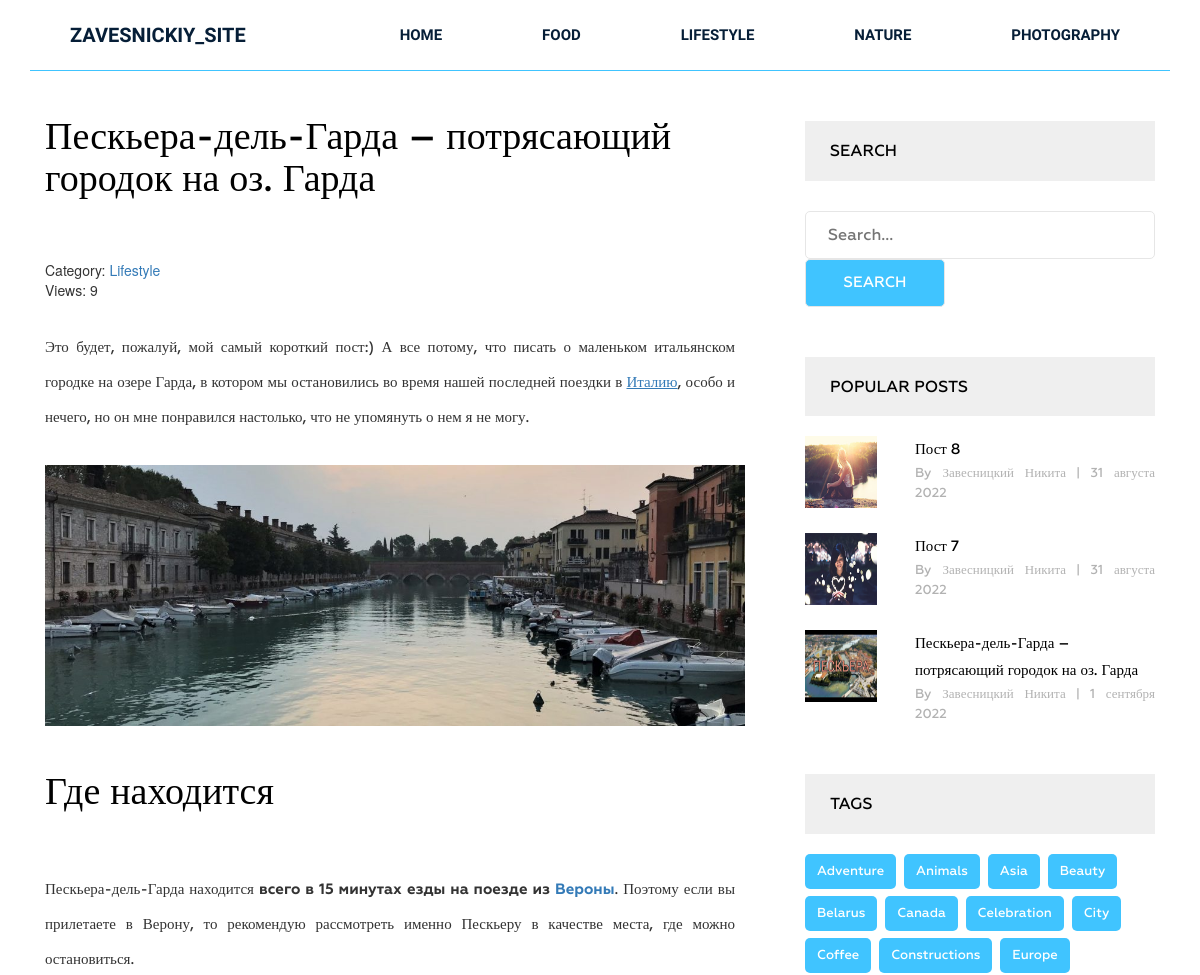
The app's page /post/peskera-del-garda-potryasayushij-gorodok-na-oz-garda/ (upper part), older data.
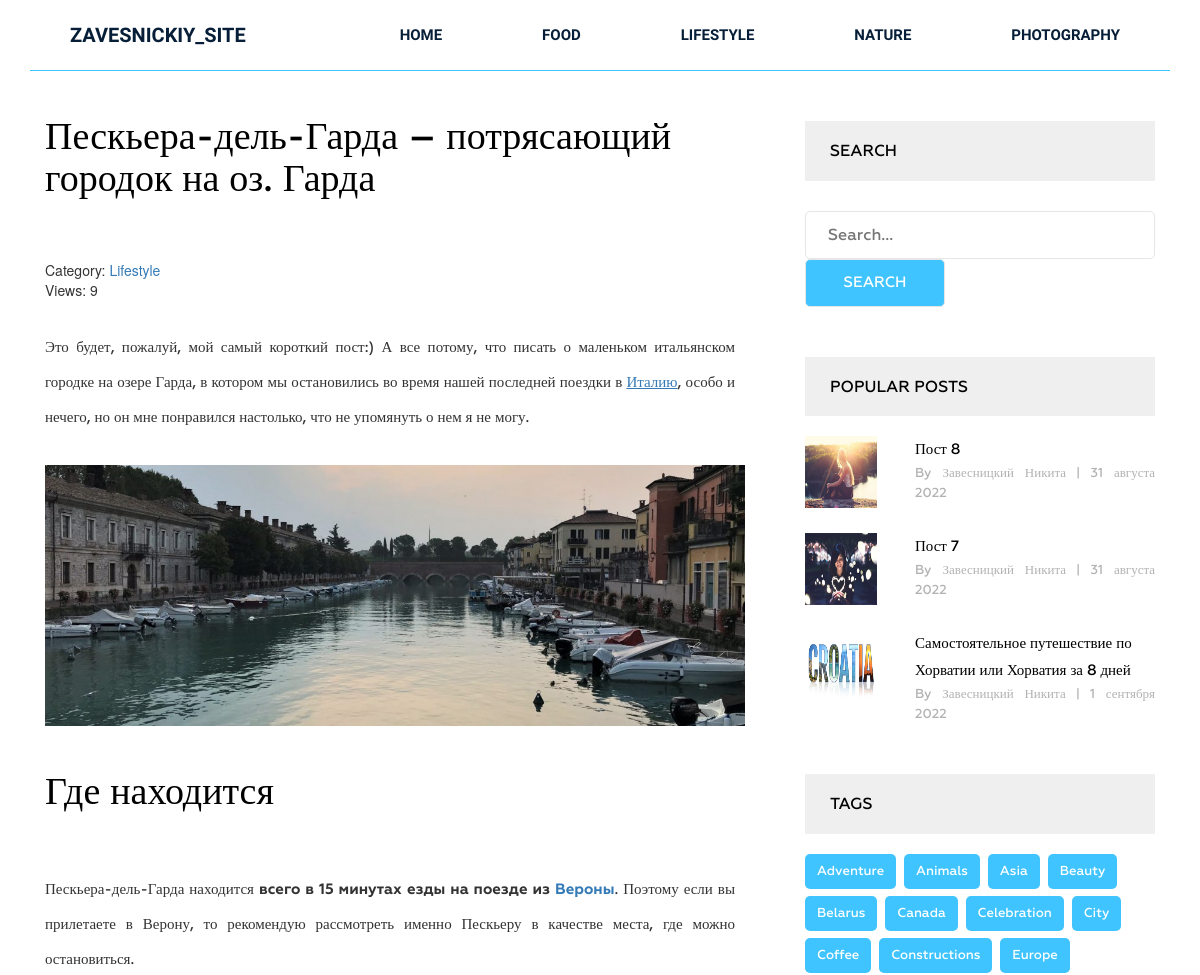
The same page, newer data.
### blog/models.py (models this page shows, shortened)
class Category(models.Model):
    title = models.CharField(max_length=255)
    slug = models.SlugField(max_length=255, verbose_name='Url', unique=True)
    def __str__(self):
        return self.title
    def get_absolute_url(self):
        return reverse('category', kwargs={"slug": self.slug})
    class Meta:
        verbose_name = 'Категория(ю)'
        verbose_name_plural = 'Категории'
        ordering = ['title']

class Post(models.Model):
    title = models.CharField(max_length=255, verbose_name='Название')
    slug = models.SlugField(max_length=255, verbose_name='Url', unique=True)
    author = models.CharField(max_length=100, verbose_name='Автор')
    content = models.TextField(blank=True, verbose_name='Текст новости')
    created_at = models.DateTimeField(auto_now_add=True, verbose_name='Опубликовано')
    photo = models.ImageField(upload_to='photos/%Y/%m/%d/', blank=True, verbose_name='Фото')
    views = models.IntegerField(default=0, verbose_name='Количество просмотров')
    category = models.ForeignKey(Category, on_delete=models.PROTECT, related_name='posts', verbose_name='Категория')
    tags = models.ManyToManyField(Tag, blank=True, related_name='posts', verbose_name='Тэг')
    def get_absolute_url(self):
        return reverse('post', kwargs={"slug": self.slug})
    class Meta:
        verbose_name = 'Статья(ю)'
        verbose_name_plural = 'Статьи'
        ordering = ['-created_at']

class Tag(models.Model):
    title = models.CharField(max_length=50)
    slug = models.SlugField(max_length=50, verbose_name='Url', unique=True)
    def get_absolute_url(self):
        return reverse('tag', kwargs={"slug": self.slug})
    class Meta:
        verbose_name = 'Тег'
        verbose_name_plural = 'Теги'
        ordering = ['title']

### blog/views.py (the view)
# urls.py: path('post/<str:slug>/', GetPost.as_view(), name='post'),
class GetPost(DetailView):
    model = Post
    template_name = 'blog/single.html'
    context_object_name = 'post'
    def get_context_data(self, *, object_list=None, **kwargs):
        context = super().get_context_data(**kwargs)
        self.object.views = F('views') + 1
        self.object.save()
        self.object.refresh_from_db()
        return context

### blog/templatetags/menu.py (called while the page is built)
@register.inclusion_tag('blog/menu_tpl.html')
def show_menu(menu_class='menu'):
    categories = Category.objects.all()
    return {"categories": categories, "menu_class": menu_class}

### blog/templatetags/sidebar.py (called while the page is built)
@register.inclusion_tag('blog/popular_posts_tpl.html')
def get_popular(cnt=3):
    posts = Post.objects.order_by('-views')[:cnt]
    return {"posts": posts}

@register.inclusion_tag('blog/tags_tpl.html')
def get_tags():
    tags = Tag.objects.all()
    return {"tags": tags}

### blog/templates/blog/single.html (shortened to what this page needs)
{% extends 'base.html' %}
{% load static %}
{% load sidebar %}
{% block content %}
<section class="single-blog-area">
    <div class="container">
        <div class="row">
            <div class="col-md-12">
                <div class="border-top">
                    <div class="col-md-8">
                        <div class="blog-area">
                            <div class="blog-area-part">
                                <h2>{{ post.title }}</h2>
                                <div class="single-content">
                                    <div>
                                        <span>Category: <a href="{{ post.category.get_absolute_url }}">{{ post.category }}</a></span>
                                        <br>
                                        <span>Views: {{ post.views }}</span>
                                    </div>
                                    {{ post.content|safe }}
                                </div>
                            </div>
                        </div>
                    </div>
                    <div class="col-md-4">
                        <div class="newsletter">
                            <h2 class="sidebar-title">Search</h2>
                            <form action="{% url 'search' %}" method="get">
                                <input type="text" name="s" placeholder="Search...">
                                <input type="submit" value="Search">
                            </form>
                        </div>
                        {% get_popular 3 %}
                        {% get_tags %}
                    </div>
                </div>
            </div>
        </div>
    </div>
</section>
{% endblock %}

### templates/base.html (shortened to what this page needs)
{% load static %}
{% load cache %}
<!DOCTYPE html>
<html lang="en">
<head>
    <link rel="stylesheet" href="{% static 'css/bootstrap.css' %}">
    <link rel="stylesheet" href="{% static 'css/font-awesome.min.css' %}">
    <link rel="stylesheet" href="{% static 'css/owl.carousel.min.css' %}">
    <link rel="stylesheet" href="{% static 'css/owl.theme.default.min.css' %}">
    <link rel="stylesheet" href="{% static 'style.css' %}">
    <link rel="stylesheet" href="{% static 'responsive.css' %}">
</head>
<body>
    <div class="wrapper">
        {% cache 20 header %}
        {% include 'inc/_header.html' %}
        {% endcache %}
        {% block content %}{% endblock %}
    </div>
</body>
</html>

### templates/inc/_header.html
{% load menu %}
<header class="header">
    <div class="container">
        <div class="row">
            <div class="col-md-2">
                <div class="logo">
                    <h2><a href="{% url 'home' %}">Zavesnickiy_site</a></h2>
                </div>
            </div>
            <div class="col-md-10">
                {% show_menu %}
            </div>
        </div>
    </div>
</header>

### blog/templates/blog/menu_tpl.html
<div class="{{ menu_class }}">
    <ul>
        <li><a href="{% url 'home' %}">Home</a></li>
        {% for item in categories %}
        <li><a href="{{ item.get_absolute_url }}">{{ item.title }}</a></li>
        {% endfor %}
    </ul>
</div>

### blog/templates/blog/popular_posts_tpl.html
<h2 class="sidebar-title">Popular posts</h2>
<div class="grid">
    {% for post in posts %}
    <div class="portfolio-item popular">
        {% if post.photo  %}
        <img src="{{ post.photo.url }}" alt="{{ post.title }}">
        {% else %}
        <img src="https://picsum.photos/id/1060/300/201/?blur=2" alt="{{ post.title }}">
        {% endif %}
        <div class="portfolio-text">
            <h5><a href="{{ post.get_absolute_url }}">{{ post.title }}</a></h5>
            <p>By {{ post.author }}<span>|</span>{{ post.created_at|date:"j E Y" }}</p>
        </div>
    </div>
    {% endfor %}
</div>

### blog/templates/blog/tags_tpl.html
<div class="tags">
    <h2 class="sidebar-title">Tags</h2>
    {% for tag in tags %}
        <p><a href="{{ tag.get_absolute_url }}">{{ tag.title }}</a></p>
    {% endfor %}
</div>

### templates/inc/_footer.html (shortened to what this page needs)
{% load menu %}

### static/style.css (style rules this page uses)
.wrapper header.header .logo h2 { margin: 0 0 0 40px; padding: 0; }
.wrapper header.header .logo h2 a { color: #061e37; font-family: "Raleway", sans-serif; font-size: 20px; font-weight: 700; text-decoration: none; line-height: 70px; padding: 22px 0; text-transform: uppercase; }
.wrapper header.header .menu { margin: 0 }
.wrapper header.header .menu ul { float: right; margin: 0; padding: 0; margin-right: 4px; }
.wrapper header.header .menu ul li { display: inline-block; list-style: outside none none; margin: 0 -4px 0 0; }
.wrapper header.header .menu ul li a { color: rgb(6, 30, 55); font-family: "Raleway", sans-serif; font-size: 15px; font-weight: 600; line-height: 70px; padding: 26px 50px; text-decoration: none; text-transform: uppercase; }
.single-blog-area { margin-bottom: 100px; }
.single-blog-area .border-top { border-top: 1px solid #40c4ff; }
.single-blog-area h2 { color: #010101; font-family: Geometria; font-size: 38px; font-weight: 500; margin-bottom: 60px; margin-top: 45px; }
.single-blog-area p { font-family: Geometria; font-size: 15px; font-weight: 500; line-height: 35px; position: relative; text-align: justify; }
.single-blog-area .blog-area-part p { margin-top: 30px; }
.single-blog-area img { width: 100% }
.single-blog-area .blog-area { margin-right: 40px; }
.single-blog-area form input { border: 1px solid #e6e6e6; margin: 0; padding: 12px 22px; border-radius: 5px; width: 100% }
.single-blog-area form input[placeholder] { color: #000; font-family: Geometria; font-size: 16px; font-weight: 500; }
.single-blog-area form { margin: 50px 0 0; position: relative; }
.grid .portfolio-item { margin-bottom: 30px; }
.grid .portfolio-item img { float: left; height: 72px; width: 72px; }
.single-blog-area .grid .portfolio-item .portfolio-text { margin-left: 110px; }
.single-blog-area .grid .portfolio-item .portfolio-text h5 { margin: 0 }
.single-blog-area .grid .portfolio-item .portfolio-text h5 a { color: #000; font-family: Geometria; font-size: 15px; font-weight: 500; line-height: 27px; text-decoration: none; }
.single-blog-area .grid .portfolio-item .portfolio-text p { font-family: Geometria; font-size: 13px; font-weight: 500; line-height: 20px; color: #b2b2b2; }
.single-blog-area .grid .portfolio-item .portfolio-text p span { margin: 0 10px; }
.single-blog-area h2.sidebar-title { background: #efefef none repeat scroll 0 0; color: #000; font-family: Geometria; font-size: 16px; font-weight: 500; margin-bottom: 20px; margin-top: 50px; padding: 21px 25px; text-transform: uppercase; }
.single-blog-area .tags p { background: #40c4ff none repeat scroll 0 0; border-radius: 5px; display: inline-block; font-family: Geometria; font-size: 13px; font-weight: 500; margin-right: 4px; padding: 0 12px; margin-bottom: 7px; }
.single-blog-area .tags p a { color: #fff; display: inline-block; text-decoration: none; }
.single-blog-area .newsletter form { margin: 30px 0 0; }
.single-blog-area .newsletter input[type="submit"] { width: 40%; background: #40c4ff; color: #fff; text-transform: uppercase; font-family: Geometria; font-size: 15px; font-weight: 500; }

Row changes from the older to the newer data that the page shows:
no longer on one of the page's lists (row unchanged): Post: title "Пескьера-дель-Гарда – потрясающий городок на оз. Гарда", author "Завесницкий Никита", created_at "1 сентября 2022"
now on this page (row edited): Post: photo (picture), title "Самостоятельное путешествие по Хорватии или Хорватия за 8 дней", author "Завесницкий Никита", created_at "1 сентября 2022"
